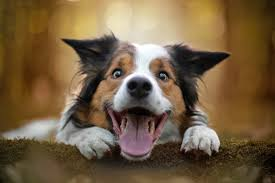
#> input picture images/dog2.jpeg, 275 x 183 px
$ python 21-Thresholding-BinarizingImages.py
#> lines starting #> are read from the running program, lines starting #| are printed output that depends on the picture; after the words box and inside, x2 and y2 are one past the last pixel; in counts of white or black regions, pixels touching at a corner belong together
import cv2 as cv


img = cv.imread('images/dog2.jpeg')
#> img is the input picture: shape (183, 275, 3); mean B, G, R 65.6, 94.4, 116.1
cv.imshow('Image' , img)

gray = cv.cvtColor(img , cv.COLOR_BGR2GRAY)
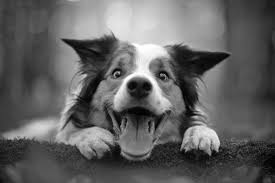
#> gray: shape (183, 275); min 0, max 255, mean 97.6
cv.imshow('Gray' , gray)

# Simple thresholding
threshold , thresh = cv.threshold(gray , 150 , 255 , cv.THRESH_BINARY )
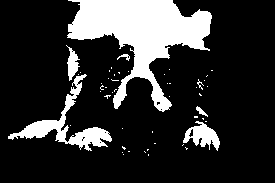
#> thresh: shape (183, 275); 18.9% white; 50 white regions (43 under 20 px), largest, box (x1, y1, x2, y2) and area: (67, 0, 212, 112) 6869, (8, 74, 112, 151) 1647, (183, 121, 220, 151) 550
# 150 => condition = if the value is greater than 150 then
# 255 => if the above condition is satified, then set the pixel to 255 else set it to 0
# cv.THRESH_BINARY = the thresh algo
cv.imshow('Simple Thresholding' , thresh)

# creating an inverse threshold of an image
threshold , thresh_inv = cv.threshold(gray , 150 , 255 , cv.THRESH_BINARY_INV)
cv.imshow('Simple Inverse Thresholding' , thresh_inv)

# Adaptive Thresholding
adaptive_thresh = cv.adaptiveThreshold(gray , 255 , cv.ADAPTIVE_THRESH_MEAN_C , cv.THRESH_BINARY , 11 ,3)
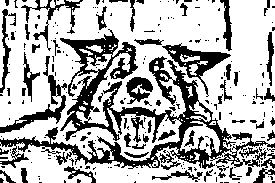
#> adaptive_thresh: shape (183, 275); 69.6% white; 240 black regions (183 under 20 px), largest, box (x1, y1, x2, y2) and area: (0, 29, 275, 169) 8059, (162, 43, 231, 97) 928, (0, 56, 67, 133) 840
# cv.ADAPTIVR_THRESH_MEAN_C => setting different threshold value for each pixel
# dsize : 11
# c : 3. increasing the c, decreases the white part.
cv.imshow('Adaptive Thresholding' , adaptive_thresh)

adaptive_thresh = cv.adaptiveThreshold(gray , 255 , cv.ADAPTIVE_THRESH_GAUSSIAN_C , cv.THRESH_BINARY , 11 ,3)
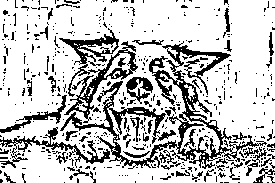
#> adaptive_thresh: shape (183, 275); 76.6% white; black in thin lines or dots
cv.imshow('Gaussian Adaptive Thresholding' , adaptive_thresh)


cv.waitKey(20000)

$ run again, with images/cat1.jpeg copied over images/dog2.jpeg
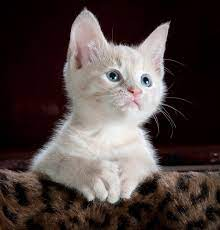
#> input picture images/cat1.jpeg, 220 x 230 px
#> img is the input picture: shape (230, 220, 3); mean B, G, R 65.1, 67.1, 78.9
#> `threshold , thresh = cv.threshold(gray , 150 , 255 , cv.THRESH_BINARY )`:
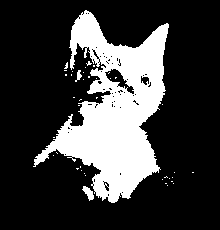
#> thresh: shape (230, 220); 23.8% white; 41 white regions (38 under 20 px), largest, box (x1, y1, x2, y2) and area: (33, 10, 169, 203) 11810, (82, 186, 94, 201) 92, (75, 70, 82, 82) 40
#> `adaptive_thresh = cv.adaptiveThreshold(gray , 255 , cv.ADAPTIVE_THRESH..`:
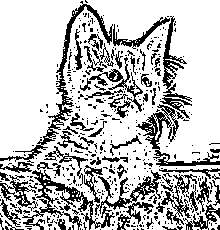
#> adaptive_thresh: shape (230, 220); 75.2% white; black in thin lines or dots

$ run again, with images/cat2.jpeg copied over images/dog2.jpeg
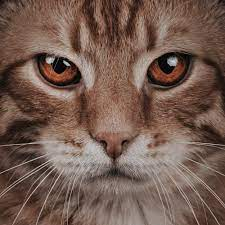
#> input picture images/cat2.jpeg, 225 x 225 px
#> img is the input picture: shape (225, 225, 3); mean B, G, R 80, 91, 115.8
#> `threshold , thresh = cv.threshold(gray , 150 , 255 , cv.THRESH_BINARY )`:
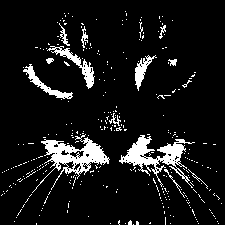
#> thresh: shape (225, 225); 9.2% white; 314 white regions (299 under 20 px), largest, box (x1, y1, x2, y2) and area: (32, 134, 110, 193) 1288, (119, 135, 195, 188) 1217, (47, 46, 95, 89) 429
#> `adaptive_thresh = cv.adaptiveThreshold(gray , 255 , cv.ADAPTIVE_THRESH..`:
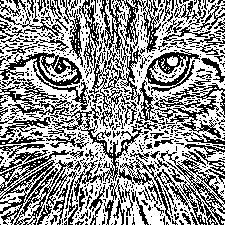
#> adaptive_thresh: shape (225, 225); 57.4% white; black in thin lines or dots

$ run again, with images/nature1.jpeg copied over images/dog2.jpeg
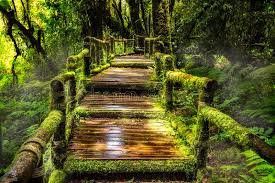
#> input picture images/nature1.jpeg, 275 x 183 px
#> img is the input picture: shape (183, 275, 3); mean B, G, R 38.8, 88.7, 87.6
#> `threshold , thresh = cv.threshold(gray , 150 , 255 , cv.THRESH_BINARY )`:
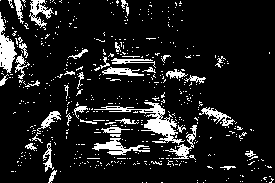
#> thresh: shape (183, 275); 11.5% white; 522 white regions (483 under 20 px), largest, box (x1, y1, x2, y2) and area: (94, 102, 185, 145) 844, (0, 12, 17, 73) 490, (92, 138, 150, 155) 370
#> `adaptive_thresh = cv.adaptiveThreshold(gray , 255 , cv.ADAPTIVE_THRESH..`:
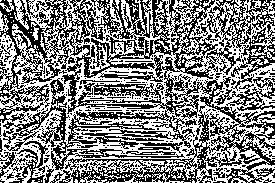
#> adaptive_thresh: shape (183, 275); 51.2% white; black in thin lines or dots
